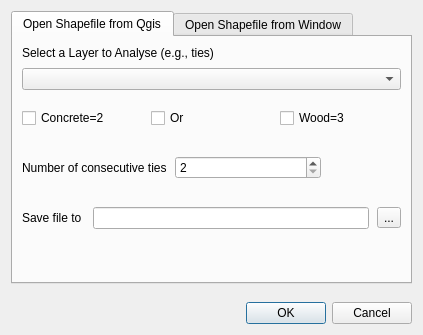
<?xml version="1.0" encoding="UTF-8"?>
<ui version="4.0">
 <class>QueryToolDialogBase</class>
 <widget class="QDialog" name="QueryToolDialogBase">
  <property name="geometry">
   <rect>
    <x>0</x>
    <y>0</y>
    <width>423</width>
    <height>335</height>
   </rect>
  </property>
  <property name="windowTitle">
   <string>Query Tool</string>
  </property>
  <layout class="QVBoxLayout" name="verticalLayout_2">
   <item>
    <layout class="QVBoxLayout" name="verticalLayout">
     <item>
      <widget class="QTabWidget" name="tabWidget">
       <property name="currentIndex">
        <number>0</number>
       </property>
       <property name="tabsClosable">
        <bool>false</bool>
       </property>
       <property name="movable">
        <bool>false</bool>
       </property>
       <property name="tabBarAutoHide">
        <bool>false</bool>
       </property>
       <widget class="QWidget" name="tabQ">
        <attribute name="title">
         <string>Open Shapefile from Qgis</string>
        </attribute>
        <layout class="QVBoxLayout" name="verticalLayout_5">
         <item>
          <layout class="QVBoxLayout" name="verticalLayout_4">
           <property name="spacing">
            <number>8</number>
           </property>
           <item>
            <widget class="QLabel" name="label_layer_analyse">
             <property name="text">
              <string>Select a Layer to Analyse (e.g., ties)</string>
             </property>
            </widget>
           </item>
           <item>
            <widget class="QgsMapLayerComboBox" name="mMapLayerComboBox_layer_analyse"/>
           </item>
           <item>
            <layout class="QHBoxLayout" name="horizontalLayout">
             <property name="topMargin">
              <number>10</number>
             </property>
             <property name="bottomMargin">
              <number>10</number>
             </property>
             <item>
              <widget class="QCheckBox" name="checkBox_concrete2">
               <property name="text">
                <string>Concrete=2</string>
               </property>
              </widget>
             </item>
             <item>
              <widget class="QCheckBox" name="checkBox_or">
               <property name="text">
                <string>Or</string>
               </property>
              </widget>
             </item>
             <item>
              <widget class="QCheckBox" name="checkBox_wood3">
               <property name="text">
                <string>Wood=3</string>
               </property>
              </widget>
             </item>
            </layout>
           </item>
           <item>
            <layout class="QHBoxLayout" name="horizontalLayout_2">
             <property name="spacing">
              <number>6</number>
             </property>
             <property name="topMargin">
              <number>10</number>
             </property>
             <property name="rightMargin">
              <number>80</number>
             </property>
             <property name="bottomMargin">
              <number>10</number>
             </property>
             <item>
              <widget class="QLabel" name="label_number_tie">
               <property name="text">
                <string>Number of consecutive ties</string>
               </property>
              </widget>
             </item>
             <item>
              <widget class="QSpinBox" name="spinBox_NumberOfTies">
               <property name="minimum">
                <number>2</number>
               </property>
              </widget>
             </item>
            </layout>
           </item>
           <item>
            <layout class="QHBoxLayout" name="horizontalLayout_3">
             <property name="topMargin">
              <number>10</number>
             </property>
             <property name="bottomMargin">
              <number>10</number>
             </property>
             <item>
              <widget class="QLabel" name="label_saveQ">
               <property name="text">
                <string>Save file to </string>
               </property>
              </widget>
             </item>
             <item>
              <widget class="QLineEdit" name="lineEdit_saveQ"/>
             </item>
             <item>
              <widget class="QToolButton" name="toolButton_saveQ">
               <property name="text">
                <string>...</string>
               </property>
              </widget>
             </item>
            </layout>
           </item>
           <item>
            <spacer name="verticalSpacer_2">
             <property name="orientation">
              <enum>Qt::Vertical</enum>
             </property>
             <property name="sizeHint" stdset="0">
              <size>
               <width>20</width>
               <height>40</height>
              </size>
             </property>
            </spacer>
           </item>
          </layout>
         </item>
        </layout>
       </widget>
       <widget class="QWidget" name="tabW">
        <attribute name="title">
         <string>Open Shapefile from Window</string>
        </attribute>
        <layout class="QVBoxLayout" name="verticalLayout_6">
         <item>
          <layout class="QVBoxLayout" name="verticalLayout_3">
           <item>
            <layout class="QHBoxLayout" name="horizontalLayout_5">
             <property name="topMargin">
              <number>10</number>
             </property>
             <property name="bottomMargin">
              <number>10</number>
             </property>
             <item>
              <widget class="QLabel" name="label_layer_analyseW">
               <property name="text">
                <string>Layer</string>
               </property>
              </widget>
             </item>
             <item>
              <widget class="QLineEdit" name="lineEdit_analyseW"/>
             </item>
             <item>
              <widget class="QToolButton" name="toolButtonW">
               <property name="text">
                <string>...</string>
               </property>
              </widget>
             </item>
            </layout>
           </item>
           <item>
            <layout class="QHBoxLayout" name="horizontalLayout_6">
             <property name="topMargin">
              <number>10</number>
             </property>
             <property name="bottomMargin">
              <number>10</number>
             </property>
             <item>
              <widget class="QCheckBox" name="checkBox_concrete2W">
               <property name="text">
                <string>Concrete=2</string>
               </property>
              </widget>
             </item>
             <item>
              <widget class="QCheckBox" name="checkBox_orW">
               <property name="text">
                <string>Or</string>
               </property>
              </widget>
             </item>
             <item>
              <widget class="QCheckBox" name="checkBox_wood3W">
               <property name="text">
                <string>Wood=3</string>
               </property>
              </widget>
             </item>
            </layout>
           </item>
           <item>
            <layout class="QHBoxLayout" name="horizontalLayout_7">
             <property name="leftMargin">
              <number>0</number>
             </property>
             <property name="topMargin">
              <number>10</number>
             </property>
             <property name="rightMargin">
              <number>51</number>
             </property>
             <property name="bottomMargin">
              <number>10</number>
             </property>
             <item>
              <widget class="QLabel" name="label_number_tieW">
               <property name="text">
                <string>Number of consecutive ties</string>
               </property>
              </widget>
             </item>
             <item>
              <widget class="QSpinBox" name="spinBox_NumberOfTies_2">
               <property name="minimum">
                <number>2</number>
               </property>
              </widget>
             </item>
            </layout>
           </item>
           <item>
            <layout class="QHBoxLayout" name="horizontalLayout_8">
             <property name="topMargin">
              <number>10</number>
             </property>
             <property name="bottomMargin">
              <number>10</number>
             </property>
             <item>
              <widget class="QLabel" name="label_saveW">
               <property name="text">
                <string>Save file to </string>
               </property>
              </widget>
             </item>
             <item>
              <widget class="QLineEdit" name="lineEdit_saveW"/>
             </item>
             <item>
              <widget class="QToolButton" name="toolButton_saveW">
               <property name="text">
                <string>...</string>
               </property>
              </widget>
             </item>
            </layout>
           </item>
           <item>
            <spacer name="verticalSpacer_3">
             <property name="orientation">
              <enum>Qt::Vertical</enum>
             </property>
             <property name="sizeHint" stdset="0">
              <size>
               <width>20</width>
               <height>40</height>
              </size>
             </property>
            </spacer>
           </item>
          </layout>
         </item>
        </layout>
       </widget>
      </widget>
     </item>
     <item>
      <spacer name="verticalSpacer">
       <property name="orientation">
        <enum>Qt::Vertical</enum>
       </property>
       <property name="sizeType">
        <enum>QSizePolicy::Preferred</enum>
       </property>
       <property name="sizeHint" stdset="0">
        <size>
         <width>20</width>
         <height>20</height>
        </size>
       </property>
      </spacer>
     </item>
     <item>
      <widget class="QDialogButtonBox" name="button_box">
       <property name="orientation">
        <enum>Qt::Horizontal</enum>
       </property>
       <property name="standardButtons">
        <set>QDialogButtonBox::Cancel|QDialogButtonBox::Ok</set>
       </property>
      </widget>
     </item>
    </layout>
   </item>
  </layout>
 </widget>
 <customwidgets>
  <customwidget>
   <class>QgsMapLayerComboBox</class>
   <extends>QComboBox</extends>
   <header>qgsmaplayercombobox.h</header>
  </customwidget>
 </customwidgets>
 <resources/>
 <connections>
  <connection>
   <sender>button_box</sender>
   <signal>accepted()</signal>
   <receiver>QueryToolDialogBase</receiver>
   <slot>accept()</slot>
   <hints>
    <hint type="sourcelabel">
     <x>20</x>
     <y>20</y>
    </hint>
    <hint type="destinationlabel">
     <x>20</x>
     <y>20</y>
    </hint>
   </hints>
  </connection>
  <connection>
   <sender>button_box</sender>
   <signal>rejected()</signal>
   <receiver>QueryToolDialogBase</receiver>
   <slot>reject()</slot>
   <hints>
    <hint type="sourcelabel">
     <x>20</x>
     <y>20</y>
    </hint>
    <hint type="destinationlabel">
     <x>20</x>
     <y>20</y>
    </hint>
   </hints>
  </connection>
 </connections>
</ui>
